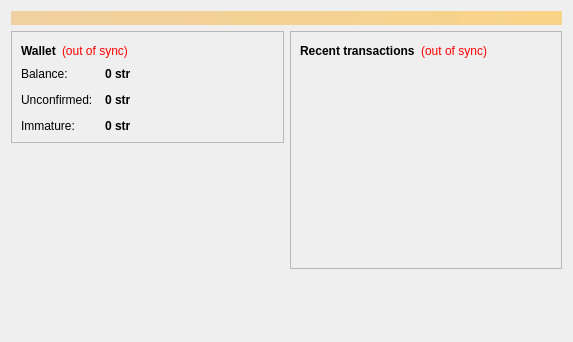
<?xml version="1.0" encoding="UTF-8"?>
<ui version="4.0">
 <class>OverviewPage</class>
 <widget class="QWidget" name="OverviewPage">
  <property name="geometry">
   <rect>
    <x>0</x>
    <y>0</y>
    <width>573</width>
    <height>342</height>
   </rect>
  </property>
  <property name="windowTitle">
   <string>Form</string>
  </property>
  <layout class="QVBoxLayout" name="topLayout">
   <item>
    <widget class="QLabel" name="labelAlerts">
     <property name="visible">
      <bool>false</bool>
     </property>
     <property name="styleSheet">
      <string notr="true">background-color: qlineargradient(x1: 0, y1: 0, x2: 1, y2: 0, stop:0 #F0D0A0, stop:1 #F8D488); color:#000000;</string>
     </property>
     <property name="wordWrap">
      <bool>true</bool>
     </property>
     <property name="margin">
      <number>3</number>
     </property>
    </widget>
   </item>
   <item>
    <layout class="QHBoxLayout" name="horizontalLayout" stretch="1,1">
     <item>
      <layout class="QVBoxLayout" name="verticalLayout_2">
       <item>
        <widget class="QFrame" name="frame">
         <property name="frameShape">
          <enum>QFrame::StyledPanel</enum>
         </property>
         <property name="frameShadow">
          <enum>QFrame::Raised</enum>
         </property>
         <layout class="QVBoxLayout" name="verticalLayout_4">
          <item>
           <layout class="QHBoxLayout" name="horizontalLayout_4">
            <item>
             <widget class="QLabel" name="label_5">
              <property name="font">
               <font>
                <weight>75</weight>
                <bold>true</bold>
               </font>
              </property>
              <property name="text">
               <string>Wallet</string>
              </property>
             </widget>
            </item>
            <item>
             <widget class="QLabel" name="labelWalletStatus">
              <property name="toolTip">
               <string>The displayed information may be out of date. Your wallet automatically synchronizes with the Stories network after a connection is established, but this process has not completed yet.</string>
              </property>
              <property name="styleSheet">
               <string notr="true">QLabel { color: red; }</string>
              </property>
              <property name="text">
               <string notr="true">(out of sync)</string>
              </property>
              <property name="alignment">
               <set>Qt::AlignLeading|Qt::AlignLeft|Qt::AlignVCenter</set>
              </property>
             </widget>
            </item>
            <item>
             <spacer name="horizontalSpacer_2">
              <property name="orientation">
               <enum>Qt::Horizontal</enum>
              </property>
              <property name="sizeHint" stdset="0">
               <size>
                <width>40</width>
                <height>20</height>
               </size>
              </property>
             </spacer>
            </item>
           </layout>
          </item>
          <item>
           <layout class="QFormLayout" name="formLayout_2">
            <property name="fieldGrowthPolicy">
             <enum>QFormLayout::AllNonFixedFieldsGrow</enum>
            </property>
            <property name="horizontalSpacing">
             <number>12</number>
            </property>
            <property name="verticalSpacing">
             <number>12</number>
            </property>
            <item row="0" column="0">
             <widget class="QLabel" name="label">
              <property name="text">
               <string>Balance:</string>
              </property>
             </widget>
            </item>
            <item row="0" column="1">
             <widget class="QLabel" name="labelBalance">
              <property name="font">
               <font>
                <weight>75</weight>
                <bold>true</bold>
               </font>
              </property>
              <property name="cursor">
               <cursorShape>IBeamCursor</cursorShape>
              </property>
              <property name="toolTip">
               <string>Your current balance</string>
              </property>
              <property name="text">
               <string notr="true">0 str</string>
              </property>
              <property name="textInteractionFlags">
               <set>Qt::LinksAccessibleByMouse|Qt::TextSelectableByKeyboard|Qt::TextSelectableByMouse</set>
              </property>
             </widget>
            </item>
            <item row="1" column="0">
             <widget class="QLabel" name="label_3">
              <property name="text">
               <string>Unconfirmed:</string>
              </property>
             </widget>
            </item>
            <item row="1" column="1">
             <widget class="QLabel" name="labelUnconfirmed">
              <property name="font">
               <font>
                <weight>75</weight>
                <bold>true</bold>
               </font>
              </property>
              <property name="cursor">
               <cursorShape>IBeamCursor</cursorShape>
              </property>
              <property name="toolTip">
               <string>Total of transactions that have yet to be confirmed, and do not yet count toward the current balance</string>
              </property>
              <property name="text">
               <string notr="true">0 str</string>
              </property>
              <property name="textInteractionFlags">
               <set>Qt::LinksAccessibleByMouse|Qt::TextSelectableByKeyboard|Qt::TextSelectableByMouse</set>
              </property>
             </widget>
            </item>
            <item row="2" column="0">
             <widget class="QLabel" name="labelImmatureText">
              <property name="text">
               <string>Immature:</string>
              </property>
             </widget>
            </item>
            <item row="2" column="1">
             <widget class="QLabel" name="labelImmature">
              <property name="font">
               <font>
                <weight>75</weight>
                <bold>true</bold>
               </font>
              </property>
              <property name="toolTip">
               <string>Mined balance that has not yet matured</string>
              </property>
              <property name="text">
               <string notr="true">0 str</string>
              </property>
              <property name="textInteractionFlags">
               <set>Qt::LinksAccessibleByMouse|Qt::TextSelectableByKeyboard|Qt::TextSelectableByMouse</set>
              </property>
             </widget>
            </item>
           </layout>
          </item>
         </layout>
        </widget>
       </item>
       <item>
        <spacer name="verticalSpacer">
         <property name="orientation">
          <enum>Qt::Vertical</enum>
         </property>
         <property name="sizeHint" stdset="0">
          <size>
           <width>20</width>
           <height>40</height>
          </size>
         </property>
        </spacer>
       </item>
      </layout>
     </item>
     <item>
      <layout class="QVBoxLayout" name="verticalLayout_3">
       <item>
        <widget class="QFrame" name="frame_2">
         <property name="frameShape">
          <enum>QFrame::StyledPanel</enum>
         </property>
         <property name="frameShadow">
          <enum>QFrame::Raised</enum>
         </property>
         <layout class="QVBoxLayout" name="verticalLayout">
          <item>
           <layout class="QHBoxLayout" name="horizontalLayout_2">
            <item>
             <widget class="QLabel" name="label_4">
              <property name="text">
               <string>&lt;b&gt;Recent transactions&lt;/b&gt;</string>
              </property>
             </widget>
            </item>
            <item>
             <widget class="QLabel" name="labelTransactionsStatus">
              <property name="toolTip">
               <string>The displayed information may be out of date. Your wallet automatically synchronizes with the Stories network after a connection is established, but this process has not completed yet.</string>
              </property>
              <property name="styleSheet">
               <string notr="true">QLabel { color: red; }</string>
              </property>
              <property name="text">
               <string notr="true">(out of sync)</string>
              </property>
              <property name="alignment">
               <set>Qt::AlignRight|Qt::AlignTrailing|Qt::AlignVCenter</set>
              </property>
             </widget>
            </item>
            <item>
             <spacer name="horizontalSpacer">
              <property name="orientation">
               <enum>Qt::Horizontal</enum>
              </property>
              <property name="sizeHint" stdset="0">
               <size>
                <width>40</width>
                <height>20</height>
               </size>
              </property>
             </spacer>
            </item>
           </layout>
          </item>
          <item>
           <widget class="QListView" name="listTransactions">
            <property name="styleSheet">
             <string notr="true">QListView { background: transparent; }</string>
            </property>
            <property name="frameShape">
             <enum>QFrame::NoFrame</enum>
            </property>
            <property name="verticalScrollBarPolicy">
             <enum>Qt::ScrollBarAlwaysOff</enum>
            </property>
            <property name="horizontalScrollBarPolicy">
             <enum>Qt::ScrollBarAlwaysOff</enum>
            </property>
            <property name="selectionMode">
             <enum>QAbstractItemView::NoSelection</enum>
            </property>
           </widget>
          </item>
         </layout>
        </widget>
       </item>
       <item>
        <spacer name="verticalSpacer_2">
         <property name="orientation">
          <enum>Qt::Vertical</enum>
         </property>
         <property name="sizeHint" stdset="0">
          <size>
           <width>20</width>
           <height>40</height>
          </size>
         </property>
        </spacer>
       </item>
      </layout>
     </item>
    </layout>
   </item>
  </layout>
 </widget>
 <resources/>
 <connections/>
</ui>
